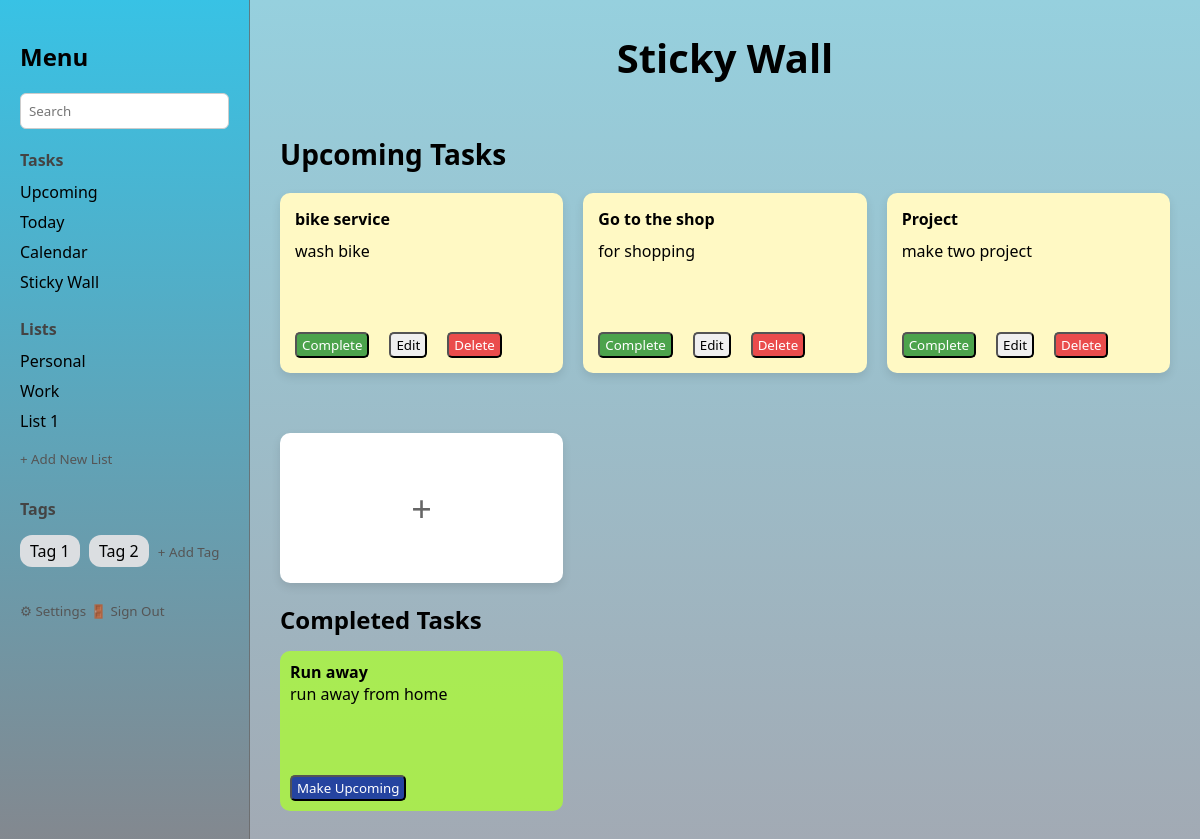
Before: / (signed in) with the older database file.
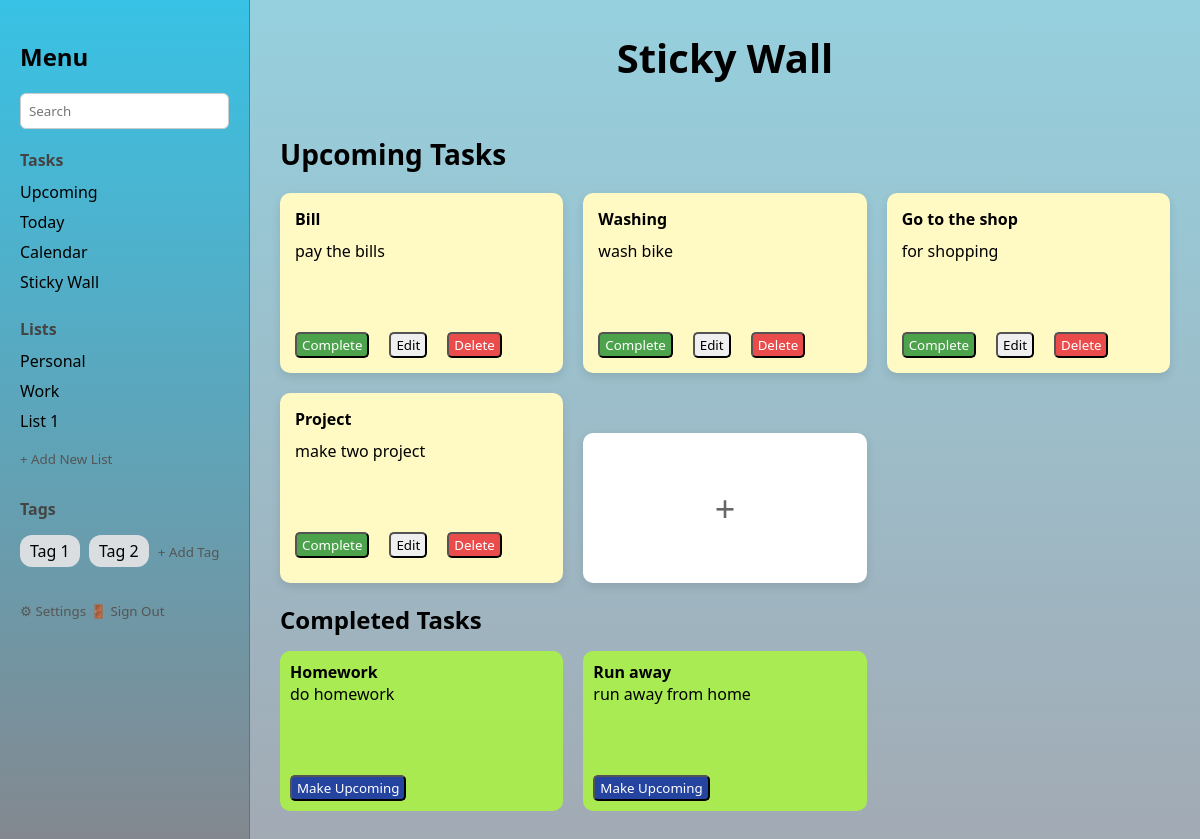
After: the same page with the newer database file.
### todo/models.py (models this page shows, shortened)
class Todo(models.Model):
    user = models.ForeignKey(User, on_delete=models.CASCADE, null=True, blank=True)  # 👈 Add this
    title = models.CharField(max_length=100)
    description = models.TextField(max_length=512)
    due_date = models.DateField(null=True, blank=True)
    created_at = models.DateTimeField(auto_now_add=True)
    updated_at = models.DateTimeField(auto_now=True)
    is_completed = models.BooleanField(default=False)

### todo/views.py (the view)
# urls.py: path('', views.todo_list, name='todo_list'),
@login_required
def todo_list(request):
    upcoming_todos = Todo.objects.filter(is_completed=False).order_by('-created_at')
    completed_todos = Todo.objects.filter(is_completed=True).order_by('-updated_at')
    context = {
        'upcoming_todos': upcoming_todos,
        'completed_todos': completed_todos,
    }
    return render(request, 'todo_list.html', context)

### templates/todo_list.html (shortened to what this page needs)
<!DOCTYPE html>
<html lang="en">
  <head>
  </head>
  <body>
    <div class="container">
      <div class="sidebar">
        <h2>Menu</h2>
        <input type="text" placeholder="Search" class="search-box" />
        <div class="section">
          <h3>Tasks</h3>
          <ul>
            <li>Upcoming</li>
            <li>Today</li>
            <li>Calendar</li>
            <li>Sticky Wall</li>
          </ul>
        </div>
        <div class="section">
          <h3>Lists</h3>
          <ul>
            <li>Personal</li>
            <li>Work</li>
            <li>List 1</li>
            <li><button class="add-btn">+ Add New List</button></li>
          </ul>
        </div>
        <div class="section">
          <h3>Tags</h3>
          <span class="tag">Tag 1</span>
          <span class="tag">Tag 2</span>
          <button class="add-tag">+ Add Tag</button>
        </div>
        <div class="section">
          <button class="settings-btn">⚙ Settings</button>
          <button class="signout-btn">🚪 Sign Out</button>
        </div>
      </div>
      <div class="main">
        <h6>Sticky Wall</h6>
        <h1>Upcoming Tasks</h1>
        <div class="wall">
          {% for todo in upcoming_todos %}
          <div class="note yellow">
            <h4>{{ todo.title }}</h4>
            <ul style="list-style-type: none">
              <li>{{ todo.description }}</li>
            </ul>
            <div class="form">
              <form method="POST" action="{% url 'complete_todo' todo.id %}">
                <button class="complete" type="submit">Complete</button>
              </form>
              <button
                onclick="openEditModal({{ todo.id }}, '{{ todo.title|escapejs }}', '{{ todo.description|default_if_none:''|escapejs }}')"
              >
                Edit
              </button>
              <form
                method="POST"
                action="{% url 'delete_todo' todo.id %}"
                style="display: inline"
              >
                <button
                  type="submit"
                  style="background-color: rgb(234, 76, 76); color: white"
                >
                  Delete
                </button>
              </form>
            </div>
          </div>
          {% empty %}
          <p>No upcoming tasks</p>
          {% endfor %}
          <div class="wall" style="margin-top: 40px">
            <div class="note add-new" onclick="openModal()">
              <span>+</span>
            </div>
          </div>
        </div>
        <h2>Completed Tasks</h2>
        <div class="wall">
          {% for todo in completed_todos %}
          <div class="green">
            <h4>{{ todo.title }}</h4>
            <ul style="list-style-type: none">
              <li>{{ todo.description }}</li>
            </ul>
            <form method="POST" action="{% url 'undo_complete_todo' todo.id %}">
              <button class="completed" type="submit">Make Upcoming</button>
            </form>
          </div>
          {% empty %}
          <p>No completed tasks</p>
          {% endfor %}
        </div>
      </div>
    </div>
  </body>
</html>

### templates/todo_list.html (style rules this page uses)
* { box-sizing: border-box; margin: 0; padding: 0; font-family: "Segoe UI", sans-serif; }
body { background: #edf0ec; }
.container { display: flex; height: 100vh; }
.sidebar { width: 250px; background-image: linear-gradient(to bottom, #38c2e5, #83888f); padding: 20px; border-right: 1px solid #676666bf; }
.sidebar h2 { margin-bottom: 20px; }
.search-box { width: 100%; padding: 8px; margin-bottom: 20px; border-radius: 6px; border: 1px solid #ccc; }
.section { margin-bottom: 25px; }
.section h3 { margin-bottom: 10px; font-size: 16px; color: #444; }
.section ul { list-style: none; }
.section li { margin: 8px 0; cursor: pointer; }
.tag { background: #dbdee1; padding: 5px 10px; border-radius: 12px; margin-right: 5px; display: inline-block; margin-top: 5px; }
.add-btn, .add-tag, .settings-btn, .signout-btn { background: none; border: none; color: #555; cursor: pointer; padding: 5px 0; margin-top: 5px; }
.main { flex: 1; padding: 30px; overflow-y: auto; background-image: linear-gradient(to bottom, #96d0de, #a2aab4); }
.main h1 { font-size: 28px; margin-bottom: 20px; }
.wall { display: grid; grid-template-columns: repeat(auto-fill, minmax(220px, 1fr)); gap: 20px; }
.note { background: #aac9daae; padding: 15px; border-radius: 10px; box-shadow: 0 4px 10px rgba(0, 0, 0, 0.1); min-height: 150px; transition: transform 0.2s; word-wrap: break-word; }
.note h4 { margin-bottom: 10px; font-size: 16px; }
.yellow { background: #fff9c4; }
.add-new { display: flex; justify-content: center; align-items: center; background: #ffffff; font-size: 36px; color: #666; cursor: pointer; }
.form { display: flex; flex-direction: space-between; gap: 20px; margin-top: 70px; }
.complete { background-color: rgb(76, 163, 76); color: white; }
.completed { justify-content: end; background-color: rgb(37, 68, 160); color: white; margin-top: 70px; }
button { padding: 2px 5px; border-radius: 5px; }
h6 { font-size: 40px; font-weight: bold; text-align: center; padding-bottom: 50px; }
.green { background-color: rgba(172, 255, 47, 0.744); padding: 10px; border-radius: 10px; }
h2 { margin-top: 20px; margin-bottom: 15px; }

Changed rows visible on the page:
added Todo: title "Bill", description "pay the bills", shown under "Upcoming Tasks"
changed Todo "wash bike": title "bike service" → "Washing"
added Todo: title "Homework", description "do homework", shown under "Completed Tasks"
